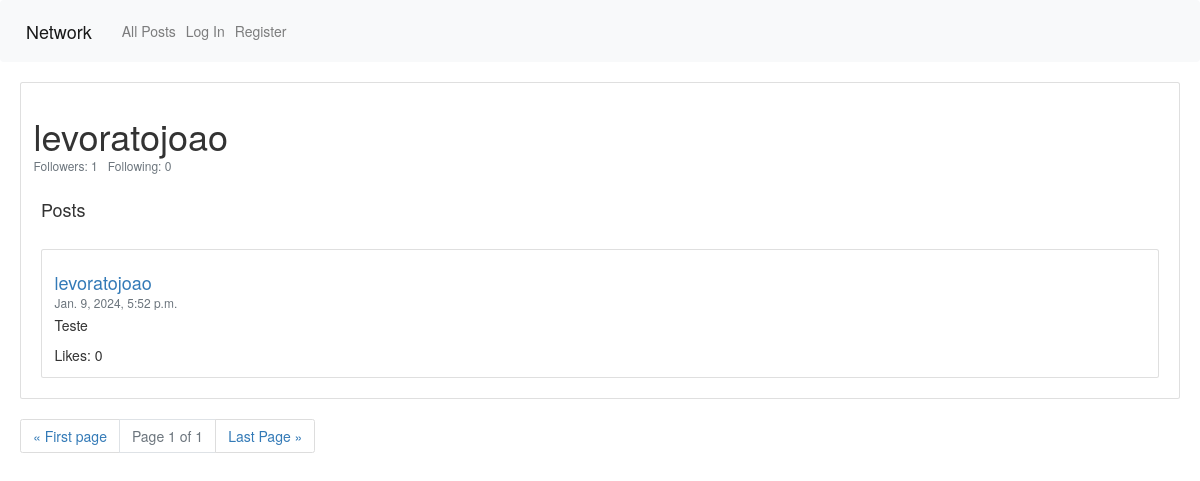
Page /profile/levoratojoao on the earlier database version.
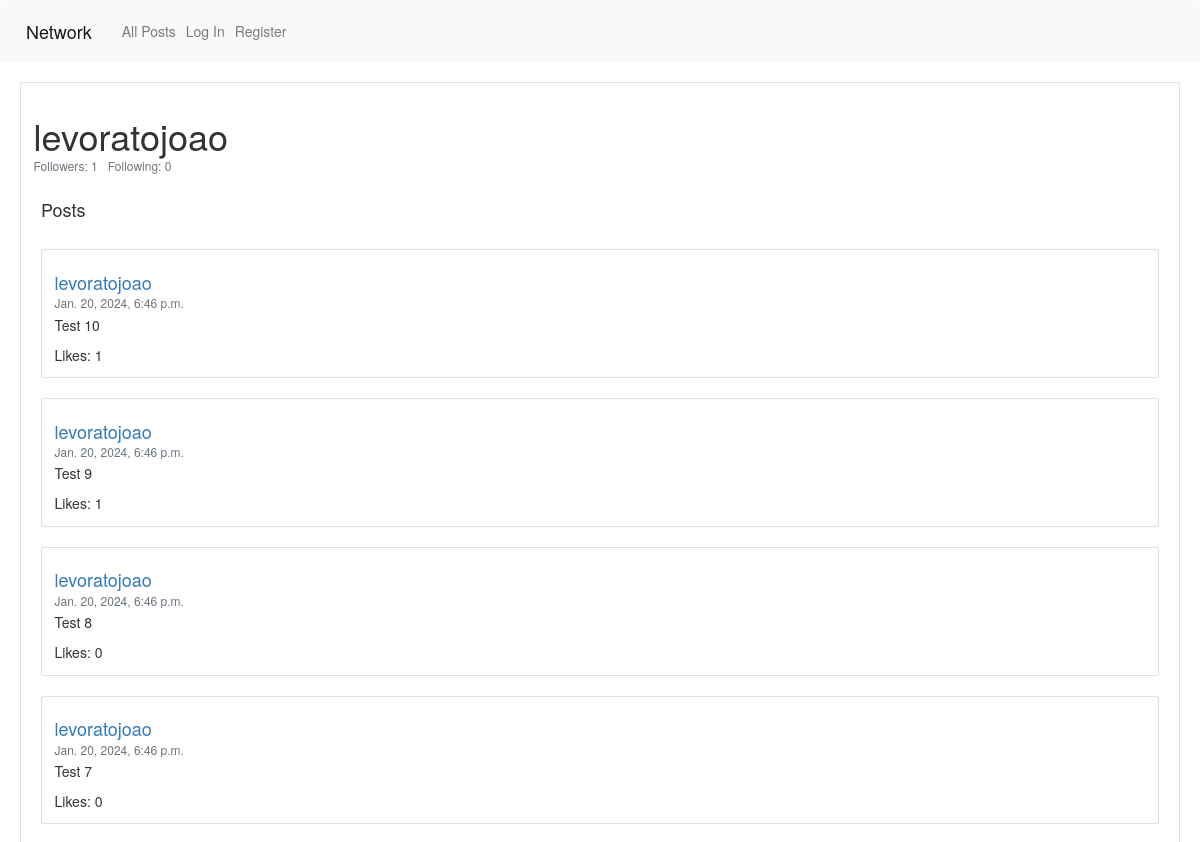
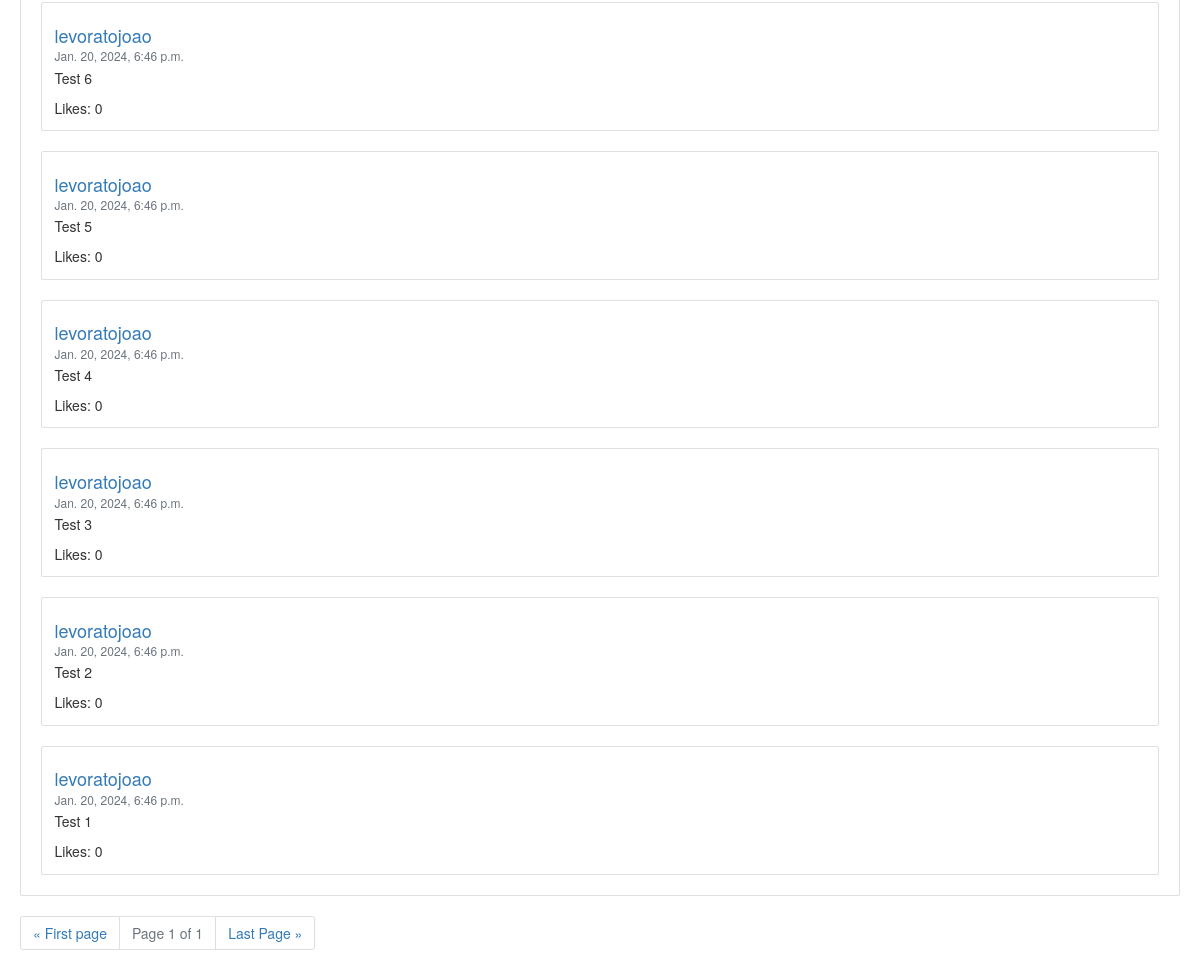
Same page on the later database version (2 pictures, top to bottom).
### network/models.py (models this page shows, shortened)
class Posts(models.Model):
    poster = models.ForeignKey(User, on_delete=models.CASCADE, blank=True, related_name="poster")
    content = models.TextField(max_length=500)
    creationDate = models.DateTimeField(auto_now_add=True, null=True, blank=True)
    likes = models.ManyToManyField(User, blank=True, null=True, related_name="likes")

class User(AbstractUser):
    pass

### network/views.py (the view)
# urls.py: path("profile/<str:poster_name>", views.profile_view, name="profile"),
def profile_view(request, poster_name):
    isFollowing = False
    try:
        user = User.objects.get(username=poster_name)
        posts = Posts.objects.filter(poster=user).order_by("-creationDate")
    except:
        return HttpResponseRedirect(reverse("index"))
    if request.user.is_authenticated:
        aux = Followers.objects.filter(follower=user, following=request.user).exists()
        if aux:
            isFollowing = True
    paginator = Paginator(posts, 10)
    page_number = request.GET.get("page", 1)
    page_obj = paginator.get_page(page_number)
    if request.method == "GET":
        return render(request, "network/profile.html", {
            "profile": user,
            "posts": page_obj,
            "isFollowing": isFollowing
        })
    else:
        return HttpResponseRedirect(reverse("index"))

### network/templates/network/profile.html (shortened to what this page needs)
{% extends 'network/layout.html' %}
{% load static %}
{% block body %}
    <div id="profile-page">
        <div id="profile" class="card" style="margin-left: 20px; margin-right: 20px;">
            <div class="card-body">
                <h1 class="card-title">{{ profile.username }}</h1>
                <h6 class="card-subtitle mb-2 text-muted">Followers: {{ profile.follower.count }} &nbsp; Following: {{ profile.following.count }}</h6>
            </div>
            <div id="posts" style="margin-left: 20px; margin-right: 20px; margin-bottom: 20px;">
                <h4>Posts</h4>
                {% for post in posts %}
                    <br>
                    <div class="card">
                        <div class="card-body">
                            <a id="profile" href="{% url 'profile' post.poster.username %}" class="card-link"><h4 class="card-title">{{ post.poster }}</h4></a>
                            <h6 class="card-subtitle mb-2 text-muted">{{ post.creationDate }}</h6>
                            <p class="card-text" id="post_{{ post.id }}_content">{{ post.content }}</p>
                            <a class="card-text" id="post_{{ post.id }}_likes">Likes: {{ post.likes.count }}</a>
                        </div>
                    </div>
                {% endfor %}
            </div>
        </div>
        <div id="pag-div" style="margin-left: 20px;">
            <nav aria-label="Page navigation example">
                <ul class="pagination justify-content-end">
                    <li class="page-item"><a class="page-link" href="?page=1">&laquo; First page</a></li>
                    <li class="page-item disabled"><a class="page-link">Page {{ posts.number }} of {{ posts.paginator.num_pages }}</a></li>
                    <li class="page-item"><a class="page-link" href="?page={{ posts.paginator.num_pages }}">Last Page &raquo;</a></li>
                </ul>
            </nav>
        </div>
    </div>
{% endblock %}

Differences in the rows shown:
now on this page (row edited): Posts: poster "levoratojoao", creationDate "Jan. 20, 2024, 6:46 p.m.", content "Test 10", likes.count "1"
now on this page (row edited): Posts: poster "levoratojoao", creationDate "Jan. 20, 2024, 6:46 p.m.", content "Test 9", likes.count "1"
now on this page (row edited): Posts: poster "levoratojoao", creationDate "Jan. 20, 2024, 6:46 p.m.", content "Test 8", likes.count "0"
now on this page (row edited): Posts: poster "levoratojoao", creationDate "Jan. 20, 2024, 6:46 p.m.", content "Test 7", likes.count "0"
now on this page (row edited): Posts: poster "levoratojoao", creationDate "Jan. 20, 2024, 6:46 p.m.", content "Test 6", likes.count "0"
now on this page (row edited): Posts: poster "levoratojoao", creationDate "Jan. 20, 2024, 6:46 p.m.", content "Test 5", likes.count "0"
now on this page (row edited): Posts: poster "levoratojoao", creationDate "Jan. 20, 2024, 6:46 p.m.", content "Test 4", likes.count "0"
now on this page (row edited): Posts: poster "levoratojoao", creationDate "Jan. 20, 2024, 6:46 p.m.", content "Test 3", likes.count "0"
now on this page (row edited): Posts: poster "levoratojoao", creationDate "Jan. 20, 2024, 6:46 p.m.", content "Test 2", likes.count "0"
changed Posts: creationDate "Jan. 9, 2024, 5:52 p.m." → "Jan. 20, 2024, 6:46 p.m."; content "Teste" → "Test 1"
